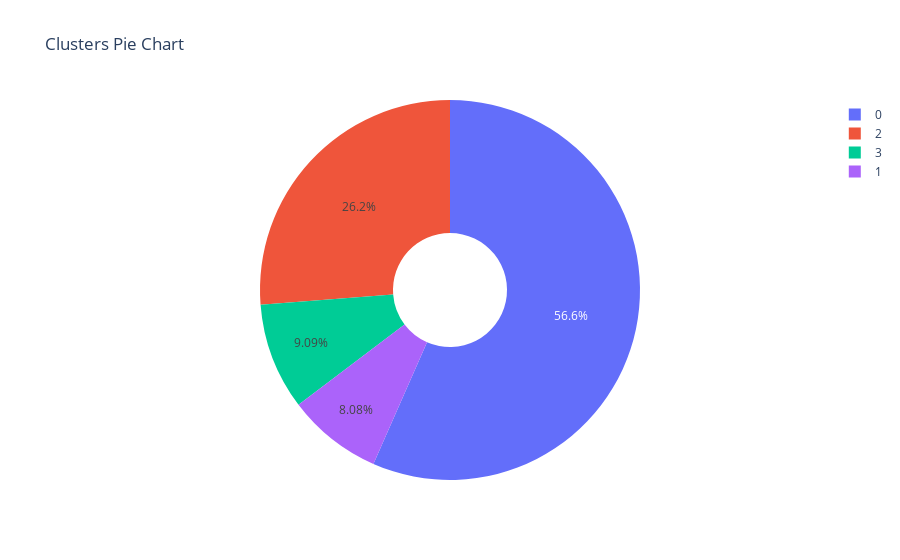

Source (notebook cell):
### Code cell
fig = px.pie(data_frame=final_df,names='Clusters_KMeans',title='Clusters Pie Chart',hole=.3)

iplot(fig)

### Figure 1 — Plotly figure (JSON) as saved in the notebook; plotly's stock layout.template omitted (floating-point values rounded to 4 significant figures; data arrays with more than 128 entries replaced by an {"elided": "..."} marker saying what was removed)
{"data": [{"domain": {"x": [0, 1], "y": [0, 1]}, "hole": 0.3, "hovertemplate": "Clusters_KMeans=%{label}<extra></extra>", "labels": {"elided": "3786 int values"}, "legendgroup": "", "name": "", "showlegend": true, "type": "pie"}], "layout": {"autosize": true, "legend": {"tracegroupgap": 0}, "title": {"text": "Clusters Pie Chart"}}}
